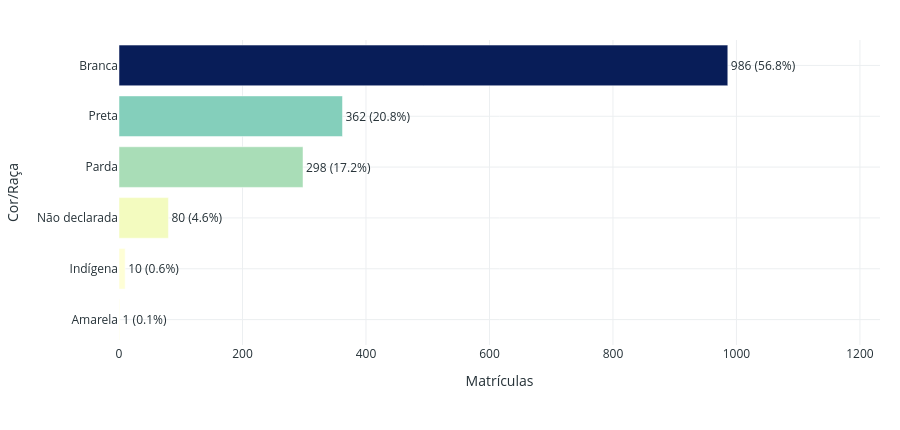

The notebook cell this image was saved under:
### Markdown cell above
#### Gráficos 16 a 18 — Distribuições gerais

### Code cell
raca_df = df["Cor / Raça"].value_counts().reset_index()
raca_df.columns = ["Cor/Raça", "Qtd"]
raca_df["Percentual"] = raca_df["Qtd"] / raca_df["Qtd"].sum() * 100
raca_df["Texto"] = raca_df.apply(
    lambda linha: f"{int(linha['Qtd'])} ({linha['Percentual']:.1f}%)",
    axis=1,
)

fig_g16 = px.bar(
    raca_df.sort_values("Qtd"),
    x="Qtd",
    y="Cor/Raça",
    orientation="h",
    color="Qtd",
    color_continuous_scale="YlGnBu",
    text="Texto",
    labels={"Qtd": "Matrículas"},
)
fig_g16.update_traces(textposition="outside", cliponaxis=False)
fig_g16.update_xaxes(range=[0, raca_df["Qtd"].max() * 1.25])
fig_g16.update_layout(coloraxis_showscale=False)
aplicar_layout_light(fig_g16, altura=430)
fig_g16.show()

raca_df.head()

### Figure 1 — Plotly figure (JSON) as saved in the notebook; plotly's stock layout.template omitted (floating-point values rounded to 4 significant figures)
{"data": [{"cliponaxis": false, "hovertemplate": "Matrículas=%{marker.color}<br>Cor/Raça=%{y}<br>Texto=%{text}<extra></extra>", "legendgroup": "", "marker": {"color": [1, 10, 80, 298, 362, 986], "coloraxis": "coloraxis", "pattern": {"shape": ""}}, "name": "", "orientation": "h", "showlegend": false, "text": ["1 (0.1%)", "10 (0.6%)", "80 (4.6%)", "298 (17.2%)", "362 (20.8%)", "986 (56.8%)"], "textposition": "outside", "type": "bar", "x": [1, 10, 80, 298, 362, 986], "xaxis": "x", "y": ["Amarela", "Indígena", "Não declarada", "Parda", "Preta", "Branca"], "yaxis": "y"}], "layout": {"barmode": "relative", "coloraxis": {"colorbar": {"title": {"text": "Matrículas"}}, "colorscale": [[0, "rgb(255,255,217)"], [0.125, "rgb(237,248,177)"], [0.25, "rgb(199,233,180)"], [0.375, "rgb(127,205,187)"], [0.5, "rgb(65,182,196)"], [0.625, "rgb(29,145,192)"], [0.75, "rgb(34,94,168)"], [0.875, "rgb(37,52,148)"], [1, "rgb(8,29,88)"]], "showscale": false}, "font": {"color": "#263238"}, "height": 430, "legend": {"orientation": "h", "title": {"text": ""}, "tracegroupgap": 0, "x": 0.5, "xanchor": "center", "y": -0.2, "yanchor": "top"}, "margin": {"b": 85, "l": 20, "r": 20, "t": 40}, "paper_bgcolor": "white", "plot_bgcolor": "white", "title": {"text": ""}, "xaxis": {"anchor": "y", "domain": [0, 1], "gridcolor": "#ECEFF1", "range": [0, 1232.0], "showgrid": true, "title": {"text": "Matrículas"}, "zeroline": false}, "yaxis": {"anchor": "x", "domain": [0, 1], "gridcolor": "#ECEFF1", "showgrid": true, "title": {"text": "Cor/Raça"}, "zeroline": false}}}
